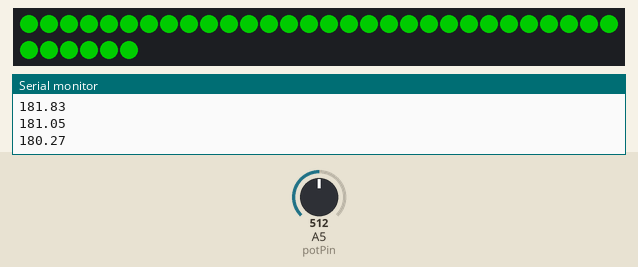
Simulated run of this sketch. Board: Arduino Uno, built with avr-gcc and run on an emulated ATmega328P. Shown: 36 RGB LEDs in strip order, left to right, continuing on the next row, the last lines printed to the serial monitor. Inputs (shaded band) come from the test bench; at power-on: A5 (potPin) = 512. Dim RGB values are drawn brighter than linear.

Above: at 1.27 s.
1.3 s: A5 (potPin) set to 208
At 2.71 s:
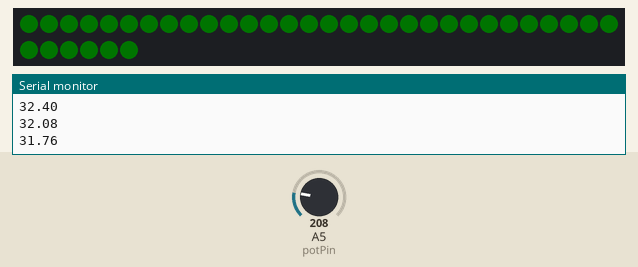
2.8 s: A5 (potPin) set to 184
At 3.6 s:
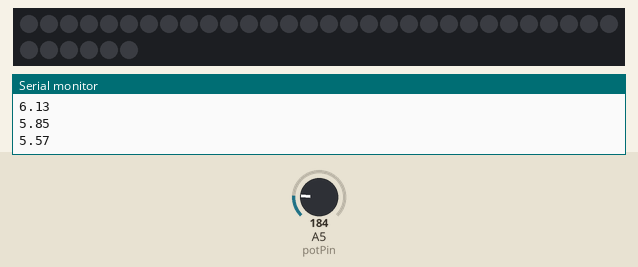

Measured:
- the behaviour switches between 198 and 197 on A5 (potPin) (found by bisection; images 1 and 2)

The sketch:

sketch_jan04c.ino
```cpp
#include <Adafruit_NeoPixel.h>

// potentiometer settings
#define potPin A5  // pwm or A
int potReading = 0;

// LED variables
int LED_PIN = 6;
int LED_COUNT = 36;
unsigned long ledStartTime = 0;
unsigned long ledCurrentTime = 0;
int SystemMinBrightness = 0;       //value 0-255
double UserMaxBrightness = 255;      //value 0-255--equation (maxBrightness*maxBrightness/255) hence maxBrightness^2/255 hence the value 170 actually equal to 113.33333 .
int SystemMaxBrightness = 255;
int currentBrightness = 127.5;
int fadeInWait = 5;          //lighting up speed, steps.
int fadeOutWait = 10;         //dimming speed, steps.
bool fadingIn = true;
bool updateLEDs = false;

Adafruit_NeoPixel strip(LED_COUNT, LED_PIN, NEO_GRB + NEO_KHZ800);

void setup() {
  // put your setup code here, to run once:
  Serial.begin(9600);
  strip.begin();
  strip.show();
}

void loop() {
  // put your main code here, to run repeatedly:
  potReading  = analogRead(potPin);  // 0-1023 for 5v, 0-654 for 3.3v

  UserMaxBrightness = floor(potReading/(654.0/255.0));  // 1023/255.0 for 5v
  fadeInOrOut();
}

void fadeInOrOut(){
  // update the lights. Lights always on as long as the hat is being worn. Defaults to green for "please talk to me" just for more theatrics. Gotta see the change!
  // LEDPIN
  // lights turn on if worn, turn off if not.
  // brightness determined by the potentiometer.
  // https://forum.arduino.cc/index.php?topic=434825.0 or https://forums.adafruit.com/viewtopic.php?t=41143 for code on the brightness
  // I especially like the idea of using sine/cosine to modulate it. However it's too subtle for these LEDs, after experimentation.
  // https://learn.adafruit.com/multi-tasking-the-arduino-part-3/fader

  updateLEDs = false;

  if(UserMaxBrightness>SystemMaxBrightness){
    UserMaxBrightness = SystemMaxBrightness; // Just in case somehow the potentiometer controlling brightness gets readings higher than the LEDs can go
  }

  if (UserMaxBrightness>0){
    ledCurrentTime = millis();
    // Fading in is faster than fading out
    if(fadingIn){
      // has enough time elapsed to do it?
      if (ledCurrentTime - ledStartTime > fadeInWait){
        updateLEDs = true;
//        currentBrightness = currentBrightness + sin((currentBrightness/MaxBrightness)*M_PI);  // 0-1 PI will be values between 0 and +1.
        currentBrightness = currentBrightness + 1;
        ledStartTime = millis();  // update last time LEDs changed
      }
    }
    // fading out
    if(!fadingIn){
      if (ledCurrentTime - ledStartTime > fadeOutWait){
        updateLEDs = true;
//        currentBrightness = currentBrightness - sin((currentBrightness/MaxBrightness)*M_PI);
        currentBrightness = currentBrightness - 1;
        ledStartTime = millis();
      }
    }

//    strip.setBrightness(currentBrightness*(MaxBrightness/255));  // normalized for maxbrightness
//    strip.fill(red, 0, LED_COUNT);
//    for (int i=0;i<strip.numPixels();i++){
//          strip.setPixelColor(i,red);
//        }

    // it's maximally bright, time to fade out
    if(currentBrightness >= SystemMaxBrightness){
      fadingIn = false;
      currentBrightness = SystemMaxBrightness;
    }
    // it's minimally dim, time to fade in.
    if (currentBrightness <= SystemMinBrightness){
      fadingIn = true;
      currentBrightness = SystemMinBrightness;
    }
  }else{
    currentBrightness = 0;
  }

  if(updateLEDs){
    strip.fill(strip.Color(0, strip.gamma8(floor(currentBrightness*(UserMaxBrightness/255))),0));  // green for hi there!

    strip.show();
    Serial.println(currentBrightness*(UserMaxBrightness/255));
    updateLEDs = false;
  }
}
```
